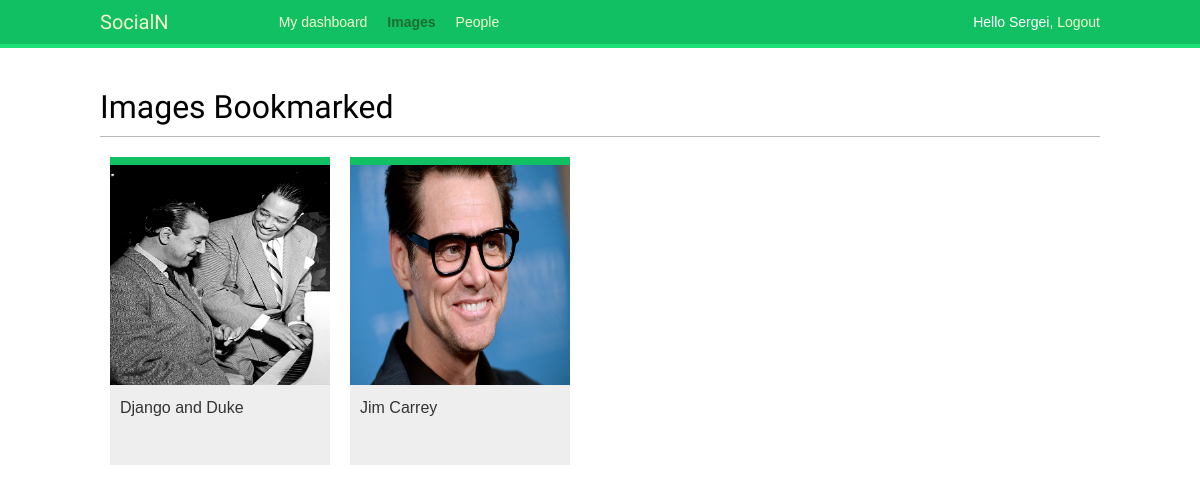
The page /images/ (signed in) on the database as committed earlier.
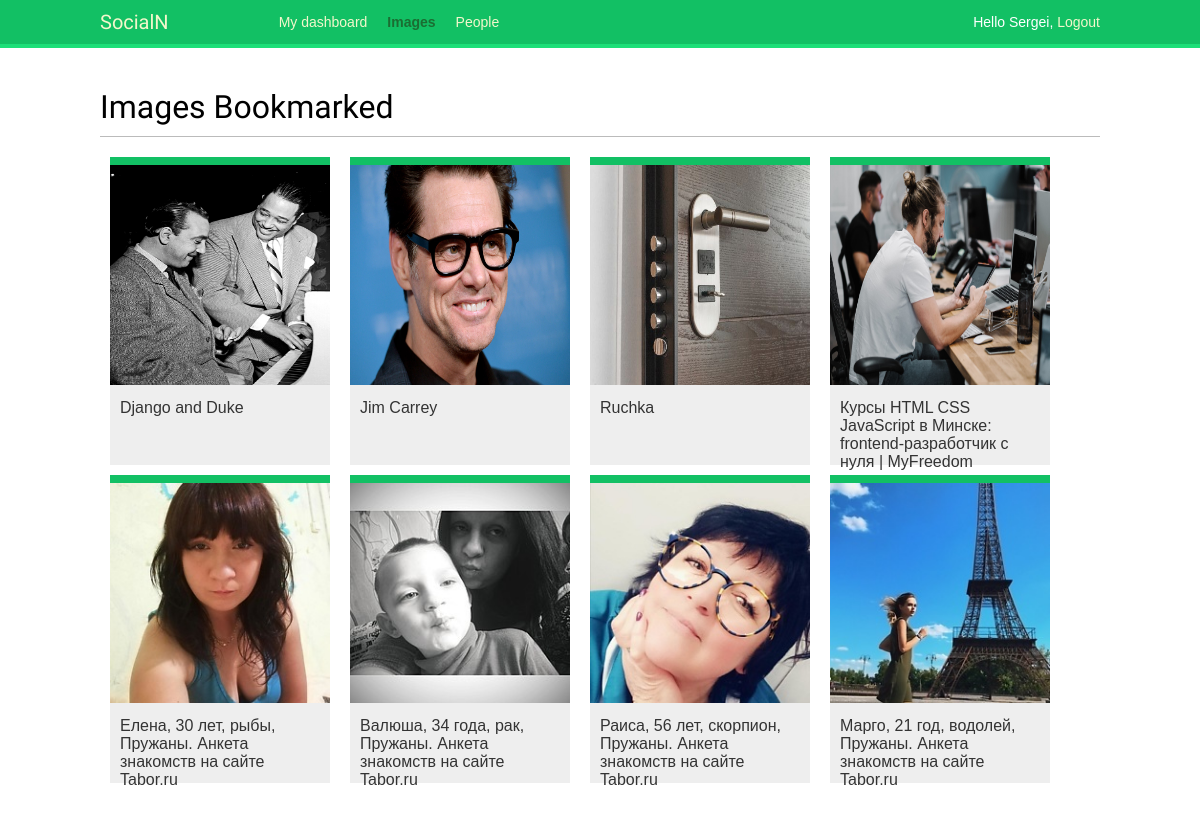
The same page on the database as committed later.
### images/models.py (models this page shows, shortened)
class Image(models.Model):
    user = models.ForeignKey(
        settings.AUTH_USER_MODEL,
        related_name="images_created",
        on_delete=models.CASCADE,
    )
    title = models.CharField(max_length=200)
    slug = AutoSlugField(populate_from='title')
    url = models.URLField()
    image = models.ImageField(upload_to="images/%Y/%m/%d")
    description = models.TextField(blank=True)
    created = models.DateField(auto_now_add=True, db_index=True)
    users_like = models.ManyToManyField(
        settings.AUTH_USER_MODEL, related_name="images_liked", blank=True
    )
    def get_absolute_url(self):
        return reverse("images:detail", args=[self.id, self.slug])

### images/views.py (the view)
# urls.py: path('', views.image_list, name='list'),
@login_required
def image_list(request):
    images = Image.objects.all()
    paginator = Paginator(images, 8)
    page = request.GET.get('page')
    try:
        images = paginator.page(page)
    except PageNotAnInteger:
        images = paginator.page(1)
    except EmptyPage:
        if request.is_ajax():
            return HttpResponse('')
        images = paginator.page(paginator.num_pages)
    if request.is_ajax():
        return render(request,
                      'images/image/list_ajax.html',
                      {'section': 'images', 'images': images})
    return render(request,
                  'images/image/list.html',
                   {'section': 'images', 'images': images})

### images/templates/images/image/list.html (shortened to what this page needs)
{% extends 'base.html' %}
{% block content %}
<h1>Images Bookmarked</h1>
<div id="image-list">
    {% include 'images/image/list_ajax.html' %}
</div>
{% endblock %}

### account/templates/base.html (shortened to what this page needs)
{% load static %}
{% load staticfiles %}
<!DOCTYPE html>
<html>
<head>
    <link href="{% static 'css/base.css' %}" rel="stylesheet">
</head>
<body>
    <div id="header">
        <span class="logo">SocialN</span>
        {% if request.user.is_authenticated %}
        <ul class="menu">
            <li {% if section == 'dashboard' %} class="selected" {% endif %}>
                <a href="{% url 'dashboard' %}">My dashboard</a>
            </li>
            <li {% if section == 'images' %} class="selected" {% endif %}>
                <a href="{% url 'images:list' %}">Images</a>
            </li>
            <li {% if section == 'people' %} class="selected" {% endif %}>
                <a href="{% url 'user_list' %}">People</a>
            </li>
        </ul>
        {% endif %}
        <span class="user">
            {% if request.user.is_authenticated %}
            Hello {{ request.user.first_name }},
            <a href="{% url 'logout' %}">Logout</a>
            {% else %}
            <a href="{% url 'login' %}">Log-in</a>
            {% endif %}
        </span>
    </div>
    <div id="content">
        {% block content %}{% endblock %}
</body>
</html>

### images/templates/images/image/list_ajax.html
{% load thumbnail %}
{% for image in images %}
    <div class='image'>
        <a href='{{ image.get_absolute_url }}'>
            {% thumbnail image.image "300x300" crop="100%" as im %}
                <a href="{{ image.get_absolute_url }}">
                    <img src="{{ im.url }}">
                </a>
            {% endthumbnail %}
        </a>
        <div class='info'>
            <a href='{{ image.get_absolute_url }}' class='title'>{{ image.title }}</a>
        </div>
    </div>
{% endfor %}

### account/static/css/base.css (style rules this page uses)
body { margin:0; padding:0; font-family:helvetica, sans-serif; }
a { color:#12c064; text-decoration:none; }
h1, h2, h3, h4, h5 , h6 { font-family: 'Muli', sans-serif; font-weight:normal; }
h1 { border-bottom:1px solid #bbb; padding:0 0 10px 0; margin:10px 0 20px 0; }
#header { padding:10px 100px; font-size:14px; background:#12c064; color:#fff; border-bottom:4px solid #1cdf78; overflow:auto; }
#header .logo { font-family: 'Muli', sans-serif; float:left; color:#f3f7cc; font-size:20px; margin-right:10%; }
#header ul.menu { list-style:none; float:left; margin:0; padding:0; }
#header ul.menu li { float:left; padding:4px 10px; }
#header ul.menu li.selected a, #header ul.menu li.selected a:hover { color:#1b6d32; font-weight:bold; }
#header a { color:#f3f7cc; }
#header .user { float:right; padding-top:4px; }
#content { padding:30px 100px; }
#image-list { overflow:auto; }
#image-list .image { float:left; width:220px; height:300px; margin:0 10px 10px 10px; border-top:8px solid #12c064; background:#eee; }
#image-list img { width:220px; height:220px; }
#image-list .info { padding:10px; }
#image-list .info a { color:#333; }

Rows that differ between the two databases and show on the page:
added Image: shows a picture, title "Ruchka"
added Image: shows a picture, title "Курсы HTML CSS JavaScript в Минске: frontend-разработчик с нуля | MyFreedom"
added Image: shows a picture, title "Елена, 30 лет, рыбы, Пружаны. Анкета знакомств на сайте Tabor.ru"
added Image: shows a picture, title "Валюша, 34 года, рак, Пружаны. Анкета знакомств на сайте Tabor.ru"
added Image: shows a picture, title "Раиса, 56 лет, скорпион, Пружаны. Анкета знакомств на сайте Tabor.ru"
added Image: shows a picture, title "Марго, 21 год, водолей, Пружаны. Анкета знакомств на сайте Tabor.ru"
